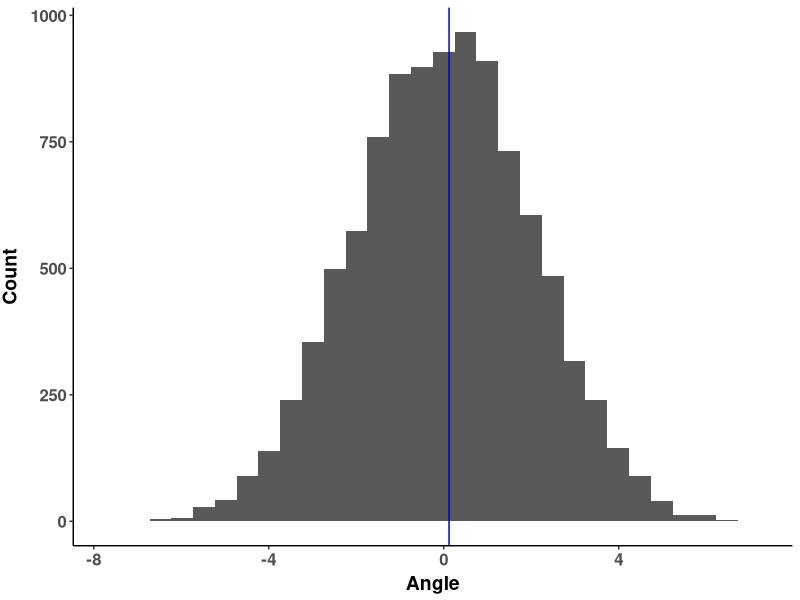

The R source for this figure: (Note: a time limit stopped this script after it produced the figure.)
##########################################################################################################
## ## Difference Variance of residual of regression lines 
## Author Haley Branch & Daniel Anstett
## Using functions. Across regions
##
## Last Modified May 23, 2021
##########################################################################################################
#read in packages
library(tidyverse)
library(ggplot2)
library(ggforce)
library(car)
library(cowplot)
library(dplyr)
##########################################################################################################
##########################################################################################################
# Read in data, all
all <- read.csv("Data/all.csv")
all <- mutate_if(all, is.character, stringr::str_replace_all, pattern = "Pre", replacement = "1")
all <- mutate_if(all, is.character, stringr::str_replace_all, pattern = "Peak", replacement = "2")
all$Period <- as.factor(all$Period)

#Select Region
North <- all %>% filter(Region == "1.North") #subset of data
Centre <- all %>% filter(Region == "2.Center") #subset of data
South <- all %>% filter(Region == "3.South") #subset of data

#Separate periods
df1_N <- filter(North, Period=="1")
df2_N <- filter(North, Period=="2")
df1_C <- filter(Centre, Period=="1")
df2_C <- filter(Centre, Period=="2")
df1_S <- filter(South, Period=="1")
df2_S <- filter(South, Period=="2")
df1_A <- filter(all, Period=="1")
df2_A <- filter(all, Period=="2")

#Input dataframe for p-values
pvalue_sd<- read.csv("Data/pvalue_angle_setup.csv", header=TRUE)
##########################################################################################################
#Set up functions
######################################################
#1.angle between two lines, calculate "stdev_diff"
sd_diff <- function(var1,var2, var3, var4) {
  # generate models for var1 ~ var2
  mod1 <- lm(var1~var2,data=df1_N) 
  mod2 <- lm(var3~var4,data=df2_N)
  #Get residuals
  mod1_res <- residuals(mod1)
  mod2_res <- residuals(mod2)
  #calc stdev
  stdev_1 <- sd(mod1_res)
  stdev_2 <- sd(mod2_res)
  stdev_diff <- stdev_2 - stdev_1
  return(stdev_diff)
}
######################################################
#2.permutation, calculate "angle_df"
permute_sd <- function(region,pre_size,peak_size) {
  # shuffle the data into a new dataframe
  perm.shuf <- data.frame()
  # row shuffling
  for(i in 1:10000) {
    set.seed(i)
    rows <- sample(nrow(region),replace = FALSE,) # randomize row indices
    all.shuf <- region[rows, ] # shuffle rows
    pre.shuf <- all.shuf[1:pre_size,] # make random pre dataset
    peak.shuf <- all.shuf[pre_size+1:pre_size+peak_size,] # make random post dataset
    # generate models for DF * SLA
    mod.pre <- lm(pre.shuf[,1]~pre.shuf[,2])
    mod.peak <- lm(peak.shuf[,1]~peak.shuf[,2])
    #Get residuals
    mod1_res <- residuals(mod.pre)
    mod2_res <- residuals(mod.peak)
    #calc stdev
    stdev_1 <- sd(mod1_res)
    stdev_2 <- sd(mod2_res)
    stdev_diff <- stdev_2 - stdev_1
    perm.shuf[i,1] <- stdev_diff
  }
    return(perm.shuf )
}
######################################################
#3. make angle plot
plot_sd <- function(sd_df,real_sd){
  # plot 
  hist.1 <- ggplot(sd_df, aes(X=V1))+
    geom_histogram(aes(V1))+
    geom_vline(xintercept=c(real_sd),color="#0000CC")+
    scale_y_continuous(name="Count")+
    scale_x_continuous(name="Angle")+
    theme_classic()
  hist.1 <- hist.1  + theme(
    axis.text.x = element_text(size=12, face="bold"),
    axis.text.y = element_text(size=12,face="bold"),
    axis.title.x = element_text(color="black", size=14, vjust = 0.5, face="bold"),
    axis.title.y = element_text(color="black", size=14,vjust = 2, face="bold",hjust=0.5))
  return(hist.1)
}
######################################################
#4. find permutation p-value
sd_p <- function(sd_df,real_sd){
  ex_l <- length(sd_df[sd_df >= real_sd])
  per_pval <- ex_l/dim(sd_df)[1] 
  return(per_pval)
}
##########################################################################################################
#highly commented example
#Run for North
#df & SLA, 

#1. Use angle_lines function to find "stdev_diff"
eg_diff <- sd_diff(df1_N$Experiment_Date,df1_N$SLA,
                                 df2_N$Experiment_Date,df2_N$SLA)

#2A. Filter out only two wanted comarisons varaibles where var2 predicts var1
North_shuf <- North %>% select(Experiment_Date,SLA) # make sure to replace with correct variables
#2B. Use permute_angle function to calculate "angle_df" (permutation angle dataframe)
perm.eg <- permute_sd (North_shuf,length(df1_N),length(df2_N))

#3 Use "plot_angle" to produce graph with inputs from #1 and #2B.
plot_sd(perm.eg,eg_diff)

#4 Use angle_p to calculate permutation p-value using inputs from #1 and #2B.
sd_p(perm.eg,eg_diff)

##########################################################################################################
##########################################################################################################
#North
#1 find real sd
real_sd_1.N<- sd_diff(df1_N$Experiment_Date,df1_N$SLA,
                             df2_N$Experiment_Date,df2_N$SLA)
real_sd_2.N <- sd_diff(df1_N$Experiment_Date,df1_N$Water_Content,
                              df2_N$Experiment_Date,df2_N$Water_Content)
real_sd_3.N <- sd_diff(df1_N$Experiment_Date,df1_N$Assimilation,
                              df2_N$Experiment_Date,df2_N$Assimilation)
real_sd_4.N <- sd_diff(df1_N$Experiment_Date,df1_N$Stomatal_Conductance,
                              df2_N$Experiment_Date,df2_N$Stomatal_Conductance)
real_sd_5.N <- sd_diff(df1_N$SLA,df1_N$Assimilation,
                              df2_N$SLA,df2_N$Assimilation)

real_sd_6.N <- sd_diff(df1_N$Stomatal_Conductance,df1_N$SLA,
                              df2_N$Stomatal_Conductance,df2_N$SLA)
real_sd_7.N <- sd_diff(df1_N$Water_Content,df1_N$SLA,
                              df2_N$Water_Content,df2_N$SLA)
real_sd_8.N <- sd_diff(df1_N$Water_Content,df1_N$Assimilation,
                              df2_N$Water_Content,df2_N$Assimilation)
real_sd_9.N <- sd_diff(df1_N$Water_Content,df1_N$Stomatal_Conductance,
                              df2_N$Water_Content,df2_N$Stomatal_Conductance)
real_sd_10.N <- sd_diff(df1_N$Stomatal_Conductance,df1_N$Assimilation,
                               df2_N$Stomatal_Conductance,df2_N$Assimilation)

#2A. Filter out only two wanted comparisons, where var2 predicts var1
North_shuf_1 <- North %>% select(Experiment_Date,SLA)
North_shuf_2 <- North %>% select(Experiment_Date,Water_Content)
North_shuf_3 <- North %>% select(Experiment_Date,Assimilation)
North_shuf_4 <- North %>% select(Experiment_Date,Stomatal_Conductance)
North_shuf_5 <- North %>% select(SLA,Assimilation)

North_shuf_6 <- North %>% select(Stomatal_Conductance,SLA)
North_shuf_7 <- North %>% select(Water_Content,SLA)
North_shuf_8 <- North %>% select(Water_Content,Assimilation)
North_shuf_9 <- North %>% select(Water_Content,Stomatal_Conductance)
North_shuf_10 <- North %>% select(Stomatal_Conductance,Assimilation)

#2B. Use permute_sd function to calculate "sd_df" (permutation sd dataframe)
perm.1.N <- permute_sd(North_shuf_1,length(df1_N),length(df2_N))
perm.2.N <- permute_sd(North_shuf_2,length(df1_N),length(df2_N))
perm.3.N <- permute_sd(North_shuf_3,length(df1_N),length(df2_N))
perm.4.N <- permute_sd(North_shuf_4,length(df1_N),length(df2_N))
perm.5.N <- permute_sd(North_shuf_5,length(df1_N),length(df2_N))
perm.6.N <- permute_sd(North_shuf_6,length(df1_N),length(df2_N))
perm.7.N <- permute_sd(North_shuf_7,length(df1_N),length(df2_N))
perm.8.N <- permute_sd(North_shuf_8,length(df1_N),length(df2_N))
perm.9.N <- permute_sd(North_shuf_9,length(df1_N),length(df2_N))
perm.10.N <- permute_sd(North_shuf_10,length(df1_N),length(df2_N))

#3 Use "plot_sd" to produce graph with inputs from #1 and #2B.
plot_1.N <- plot_sd(perm.1.N,real_sd_1.N)
plot_2.N <- plot_sd(perm.2.N,real_sd_2.N)
plot_3.N <- plot_sd(perm.3.N,real_sd_3.N)
plot_4.N <- plot_sd(perm.4.N,real_sd_4.N)
plot_5.N <- plot_sd(perm.5.N,real_sd_5.N)
plot_6.N <- plot_sd(perm.6.N,real_sd_6.N)
plot_7.N <- plot_sd(perm.7.N,real_sd_7.N)
plot_8.N <- plot_sd(perm.8.N,real_sd_8.N)
plot_9.N <- plot_sd(perm.9.N,real_sd_9.N)
plot_10.N <- plot_sd(perm.10.N,real_sd_10.N)
## Cowplot export at 10 X 6 inches
plot_grid(plot_1.N,plot_2.N,plot_3.N,plot_4.N,plot_5.N,
          plot_6.N,plot_7.N,plot_8.N,plot_9.N,plot_10.N,ncol = 2)

#4 Use sd_p to calculate permutation p-value using inputs from #1 and #2B.
pvalue_sd[1,4] <- sd_p(perm.1.N,real_sd_1.N)
pvalue_sd[2,4] <- sd_p(perm.2.N,real_sd_2.N)
pvalue_sd[3,4] <- sd_p(perm.3.N,real_sd_3.N)
pvalue_sd[4,4] <- sd_p(perm.4.N,real_sd_4.N)
pvalue_sd[5,4] <- sd_p(perm.5.N,real_sd_5.N)
pvalue_sd[6,4] <- sd_p(perm.6.N,real_sd_6.N)
pvalue_sd[7,4] <- sd_p(perm.7.N,real_sd_7.N)
pvalue_sd[8,4] <- sd_p(perm.8.N,real_sd_8.N)
pvalue_sd[9,4] <- sd_p(perm.9.N,real_sd_9.N)
pvalue_sd[10,4] <- sd_p(perm.10.N,real_sd_10.N)


##########################################################################################################
##########################################################################################################
#Centre
#1 find real sd
real_sd_1.C<- sd_diff(df1_C$Experiment_Date,df1_C$SLA,
                             df2_C$Experiment_Date,df2_C$SLA)
real_sd_2.C <- sd_diff(df1_C$Experiment_Date,df1_C$Water_Content,
                              df2_C$Experiment_Date,df2_C$Water_Content)
real_sd_3.C <- sd_diff(df1_C$Experiment_Date,df1_C$Assimilation,
                              df2_C$Experiment_Date,df2_C$Assimilation)
real_sd_4.C <- sd_diff(df1_C$Experiment_Date,df1_C$Stomatal_Conductance,
                              df2_C$Experiment_Date,df2_C$Stomatal_Conductance)
real_sd_5.C <- sd_diff(df1_C$SLA,df1_C$Assimilation,
                              df2_C$SLA,df2_C$Assimilation)

real_sd_6.C <- sd_diff(df1_C$Stomatal_Conductance,df1_C$SLA,
                              df2_C$Stomatal_Conductance,df2_C$SLA)
real_sd_7.C <- sd_diff(df1_C$Water_Content,df1_C$SLA,
                              df2_C$Water_Content,df2_C$SLA)
real_sd_8.C <- sd_diff(df1_C$Water_Content,df1_C$Assimilation,
                              df2_C$Water_Content,df2_C$Assimilation)
real_sd_9.C <- sd_diff(df1_C$Water_Content,df1_C$Stomatal_Conductance,
                              df2_C$Water_Content,df2_C$Stomatal_Conductance)
real_sd_10.C <- sd_diff(df1_C$Stomatal_Conductance,df1_C$Assimilation,
                               df2_C$Stomatal_Conductance,df2_C$Assimilation)

#2A. Filter out only two wanted comparisons, where var2 predicts var1
Centre_shuf_1 <- Centre %>% select(Experiment_Date,SLA)
Centre_shuf_2 <- Centre %>% select(Experiment_Date,Water_Content)
Centre_shuf_3 <- Centre %>% select(Experiment_Date,Assimilation)
Centre_shuf_4 <- Centre %>% select(Experiment_Date,Stomatal_Conductance)
Centre_shuf_5 <- Centre %>% select(SLA,Assimilation)

Centre_shuf_6 <- Centre %>% select(Stomatal_Conductance,SLA)
Centre_shuf_7 <- Centre %>% select(Water_Content,SLA)
Centre_shuf_8 <- Centre %>% select(Water_Content,Assimilation)
Centre_shuf_9 <- Centre %>% select(Water_Content,Stomatal_Conductance)
Centre_shuf_10 <- Centre %>% select(Stomatal_Conductance,Assimilation)

#2B. Use permute_sd function to calculate "sd_df" (permutation sd dataframe)
perm.1.C <- permute_sd(Centre_shuf_1,length(df1_C),length(df2_C))
perm.2.C <- permute_sd(Centre_shuf_2,length(df1_C),length(df2_C))
perm.3.C <- permute_sd(Centre_shuf_3,length(df1_C),length(df2_C))
perm.4.C <- permute_sd(Centre_shuf_4,length(df1_C),length(df2_C))
perm.5.C <- permute_sd(Centre_shuf_5,length(df1_C),length(df2_C))
perm.6.C <- permute_sd(Centre_shuf_6,length(df1_C),length(df2_C))
perm.7.C <- permute_sd(Centre_shuf_7,length(df1_C),length(df2_C))
perm.8.C <- permute_sd(Centre_shuf_8,length(df1_C),length(df2_C))
perm.9.C <- permute_sd(Centre_shuf_9,length(df1_C),length(df2_C))
perm.10.C <- permute_sd(Centre_shuf_10,length(df1_C),length(df2_C))

#3 Use "plot_sd" to produce graph with inputs from #1 and #2B.
plot_1.C <- plot_sd(perm.1.C,real_sd_1.C)
plot_2.C <- plot_sd(perm.2.C,real_sd_2.C)
plot_3.C <- plot_sd(perm.3.C,real_sd_3.C)
plot_4.C <- plot_sd(perm.4.C,real_sd_4.C)
plot_5.C <- plot_sd(perm.5.C,real_sd_5.C)
plot_6.C <- plot_sd(perm.6.C,real_sd_6.C)
plot_7.C <- plot_sd(perm.7.C,real_sd_7.C)
plot_8.C <- plot_sd(perm.8.C,real_sd_8.C)
plot_9.C <- plot_sd(perm.9.C,real_sd_9.C)
plot_10.C <- plot_sd(perm.10.C,real_sd_10.C)
## Cowplot export at 10 X 6 inches
plot_grid(plot_1.C,plot_2.C,plot_3.C,plot_4.C,plot_5.C,
          plot_6.C,plot_7.C,plot_8.C,plot_9.C,plot_10.C,ncol = 2)

#4 Use sd_p to calculate permutation p-value using inputs from #1 and #2B.
pvalue_sd[1,5] <- sd_p(perm.1.C,real_sd_1.C)
pvalue_sd[2,5] <- sd_p(perm.2.C,real_sd_2.C)
pvalue_sd[3,5] <- sd_p(perm.3.C,real_sd_3.C)
pvalue_sd[4,5] <- sd_p(perm.4.C,real_sd_4.C)
pvalue_sd[5,5] <- sd_p(perm.5.C,real_sd_5.C)
pvalue_sd[6,5] <- sd_p(perm.6.C,real_sd_6.C)
pvalue_sd[7,5] <- sd_p(perm.7.C,real_sd_7.C)
pvalue_sd[8,5] <- sd_p(perm.8.C,real_sd_8.C)
pvalue_sd[9,5] <- sd_p(perm.9.C,real_sd_9.C)
pvalue_sd[10,5] <- sd_p(perm.10.C,real_sd_10.C)





##########################################################################################################
##########################################################################################################
#South
#1 find real sd
real_sd_1.S<- sd_diff(df1_S$Experiment_Date,df1_S$SLA,
                             df2_S$Experiment_Date,df2_S$SLA)
real_sd_2.S <- sd_diff(df1_S$Experiment_Date,df1_S$Water_Content,
                              df2_S$Experiment_Date,df2_S$Water_Content)
real_sd_3.S <- sd_diff(df1_S$Experiment_Date,df1_S$Assimilation,
                              df2_S$Experiment_Date,df2_S$Assimilation)
real_sd_4.S <- sd_diff(df1_S$Experiment_Date,df1_S$Stomatal_Conductance,
                              df2_S$Experiment_Date,df2_S$Stomatal_Conductance)
real_sd_5.S <- sd_diff(df1_S$SLA,df1_S$Assimilation,
                              df2_S$SLA,df2_S$Assimilation)

real_sd_6.S <- sd_diff(df1_S$Stomatal_Conductance,df1_S$SLA,
                              df2_S$Stomatal_Conductance,df2_S$SLA)
real_sd_7.S <- sd_diff(df1_S$Water_Content,df1_S$SLA,
                              df2_S$Water_Content,df2_S$SLA)
real_sd_8.S <- sd_diff(df1_S$Water_Content,df1_S$Assimilation,
                              df2_S$Water_Content,df2_S$Assimilation)
real_sd_9.S <- sd_diff(df1_S$Water_Content,df1_S$Stomatal_Conductance,
                              df2_S$Water_Content,df2_S$Stomatal_Conductance)
real_sd_10.S <- sd_diff(df1_S$Stomatal_Conductance,df1_S$Assimilation,
                               df2_S$Stomatal_Conductance,df2_S$Assimilation)

#2A. Filter out only two wanted comparisons, where var2 predicts var1
shuf_1.S <- South %>% select(Experiment_Date,SLA)
shuf_2.S <- South %>% select(Experiment_Date,Water_Content)
shuf_3.S <- South %>% select(Experiment_Date,Assimilation)
shuf_4.S <- South %>% select(Experiment_Date,Stomatal_Conductance)
shuf_5.S <- South %>% select(SLA,Assimilation)

shuf_6.S <- South %>% select(Stomatal_Conductance,SLA)
shuf_7.S <- South %>% select(Water_Content,SLA)
shuf_8.S <- South %>% select(Water_Content,Assimilation)
shuf_9.S <- South %>% select(Water_Content,Stomatal_Conductance)
shuf_10.S <- South %>% select(Stomatal_Conductance,Assimilation)

#2B. Use permute_sd function to calculate "sd_df" (permutation sd dataframe)
perm.1.S <- permute_sd(shuf_1.S,length(df1_S),length(df2_S))
perm.2.S <- permute_sd(shuf_2.S,length(df1_S),length(df2_S))
perm.3.S <- permute_sd(shuf_3.S,length(df1_S),length(df2_S))
perm.4.S <- permute_sd(shuf_4.S,length(df1_S),length(df2_S))
perm.5.S <- permute_sd(shuf_5.S,length(df1_S),length(df2_S))
perm.6.S <- permute_sd(shuf_6.S,length(df1_S),length(df2_S))
perm.7.S <- permute_sd(shuf_7.S,length(df1_S),length(df2_S))
perm.8.S <- permute_sd(shuf_8.S,length(df1_S),length(df2_S))
perm.9.S <- permute_sd(shuf_9.S,length(df1_S),length(df2_S))
perm.10.S <- permute_sd(shuf_10.S,length(df1_S),length(df2_S))

#3 Use "plot_sd" to produce graph with inputs from #1 and #2B.
plot_1.S <- plot_sd(perm.1.S,real_sd_1.S)
plot_2.S <- plot_sd(perm.2.S,real_sd_2.S)
plot_3.S <- plot_sd(perm.3.S,real_sd_3.S)
plot_4.S <- plot_sd(perm.4.S,real_sd_4.S)
plot_5.S <- plot_sd(perm.5.S,real_sd_5.S)
plot_6.S <- plot_sd(perm.6.S,real_sd_6.S)
plot_7.S <- plot_sd(perm.7.S,real_sd_7.S)
plot_8.S <- plot_sd(perm.8.S,real_sd_8.S)
plot_9.S <- plot_sd(perm.9.S,real_sd_9.S)
plot_10.S <- plot_sd(perm.10.S,real_sd_10.S)
## Cowplot export at 10 X 6 inches
plot_grid(plot_1.S,plot_2.S,plot_3.S,plot_4.S,plot_5.S,
          plot_6.S,plot_7.S,plot_8.S,plot_9.S,plot_10.S,ncol = 2)

#4 Use sd_p to calculate permutation p-value using inputs from #1 and #2B.
pvalue_sd[1,6] <- sd_p(perm.1.S,real_sd_1.S)
pvalue_sd[2,6] <- sd_p(perm.2.S,real_sd_2.S)
pvalue_sd[3,6] <- sd_p(perm.3.S,real_sd_3.S)
pvalue_sd[4,6] <- sd_p(perm.4.S,real_sd_4.S)
pvalue_sd[5,6] <- sd_p(perm.5.S,real_sd_5.S)
pvalue_sd[6,6] <- sd_p(perm.6.S,real_sd_6.S)
pvalue_sd[7,6] <- sd_p(perm.7.S,real_sd_7.S)
pvalue_sd[8,6] <- sd_p(perm.8.S,real_sd_8.S)
pvalue_sd[9,6] <- sd_p(perm.9.S,real_sd_9.S)
pvalue_sd[10,6] <- sd_p(perm.10.S,real_sd_10.S)



##########################################################################################################
##########################################################################################################
#All
#1 find real sd
real_sd_1.A<- sd_diff(df1_A$Experiment_Date,df1_A$SLA,
                             df2_A$Experiment_Date,df2_A$SLA)
real_sd_2.A <- sd_diff(df1_A$Experiment_Date,df1_A$Water_Content,
                              df2_A$Experiment_Date,df2_A$Water_Content)
real_sd_3.A <- sd_diff(df1_A$Experiment_Date,df1_A$Assimilation,
                              df2_A$Experiment_Date,df2_A$Assimilation)
real_sd_4.A <- sd_diff(df1_A$Experiment_Date,df1_A$Stomatal_Conductance,
                              df2_A$Experiment_Date,df2_A$Stomatal_Conductance)
real_sd_5.A <- sd_diff(df1_A$SLA,df1_A$Assimilation,
                              df2_A$SLA,df2_A$Assimilation)

real_sd_6.A <- sd_diff(df1_A$Stomatal_Conductance,df1_A$SLA,
                              df2_A$Stomatal_Conductance,df2_A$SLA)
real_sd_7.A <- sd_diff(df1_A$Water_Content,df1_A$SLA,
                              df2_A$Water_Content,df2_A$SLA)
real_sd_8.A <- sd_diff(df1_A$Water_Content,df1_A$Assimilation,
                              df2_A$Water_Content,df2_A$Assimilation)
real_sd_9.A <- sd_diff(df1_A$Water_Content,df1_A$Stomatal_Conductance,
                              df2_A$Water_Content,df2_A$Stomatal_Conductance)
real_sd_10.A <- sd_diff(df1_A$Stomatal_Conductance,df1_A$Assimilation,
                               df2_A$Stomatal_Conductance,df2_A$Assimilation)

#2A. Filter out only two wanted comparisons, where var2 predicts var1
shuf_1.A <- all %>% select(Experiment_Date,SLA)
shuf_2.A <- all %>% select(Experiment_Date,Water_Content)
shuf_3.A <- all %>% select(Experiment_Date,Assimilation)
shuf_4.A <- all %>% select(Experiment_Date,Stomatal_Conductance)
shuf_5.A <- all %>% select(SLA,Assimilation)

shuf_6.A <- all %>% select(Stomatal_Conductance,SLA)
shuf_7.A <- all %>% select(Water_Content,SLA)
shuf_8.A <- all %>% select(Water_Content,Assimilation)
shuf_9.A <- all %>% select(Water_Content,Stomatal_Conductance)
shuf_10.A <- all %>% select(Stomatal_Conductance,Assimilation)

#2B. Use permute_sd function to calculate "sd_df" (permutation sd dataframe)
perm.1.A <- permute_sd(shuf_1.A,length(df1_A),length(df2_A))
perm.2.A <- permute_sd(shuf_2.A,length(df1_A),length(df2_A))
perm.3.A <- permute_sd(shuf_3.A,length(df1_A),length(df2_A))
perm.4.A <- permute_sd(shuf_4.A,length(df1_A),length(df2_A))
perm.5.A <- permute_sd(shuf_5.A,length(df1_A),length(df2_A))
perm.6.A <- permute_sd(shuf_6.A,length(df1_A),length(df2_A))
perm.7.A <- permute_sd(shuf_7.A,length(df1_A),length(df2_A))
perm.8.A <- permute_sd(shuf_8.A,length(df1_A),length(df2_A))
perm.9.A <- permute_sd(shuf_9.A,length(df1_A),length(df2_A))
perm.10.A <- permute_sd(shuf_10.A,length(df1_A),length(df2_A))

#3 Use "plot_sd" to produce graph with inputs from #1 and #2B.
plot_1.A <- plot_sd(perm.1.A,real_sd_1.A)
plot_2.A <- plot_sd(perm.2.A,real_sd_2.A)
plot_3.A <- plot_sd(perm.3.A,real_sd_3.A)
plot_4.A <- plot_sd(perm.4.A,real_sd_4.A)
plot_5.A <- plot_sd(perm.5.A,real_sd_5.A)
plot_6.A <- plot_sd(perm.6.A,real_sd_6.A)
plot_7.A <- plot_sd(perm.7.A,real_sd_7.A)
plot_8.A <- plot_sd(perm.8.A,real_sd_8.A)
plot_9.A <- plot_sd(perm.9.A,real_sd_9.A)
plot_10.A <- plot_sd(perm.10.A,real_sd_10.A)
## Cowplot export at 10 X 6 inches
plot_grid(plot_1.A,plot_2.A,plot_3.A,plot_4.A,plot_5.A,
          plot_6.A,plot_7.A,plot_8.A,plot_9.A,plot_10.A,ncol = 2)

#4 Use sd_p to calculate permutation p-value using inputs from #1 and #2B.
pvalue_sd[1,7] <- sd_p(perm.1.A,real_sd_1.A)
pvalue_sd[2,7] <- sd_p(perm.2.A,real_sd_2.A)
pvalue_sd[3,7] <- sd_p(perm.3.A,real_sd_3.A)
pvalue_sd[4,7] <- sd_p(perm.4.A,real_sd_4.A)
pvalue_sd[5,7] <- sd_p(perm.5.A,real_sd_5.A)
pvalue_sd[6,7] <- sd_p(perm.6.A,real_sd_6.A)
pvalue_sd[7,7] <- sd_p(perm.7.A,real_sd_7.A)
pvalue_sd[8,7] <- sd_p(perm.8.A,real_sd_8.A)
pvalue_sd[9,7] <- sd_p(perm.9.A,real_sd_9.A)
pvalue_sd[10,7] <- sd_p(perm.10.A,real_sd_10.A)


write_csv(pvalue_sd, "pvalue_sd.csv")
